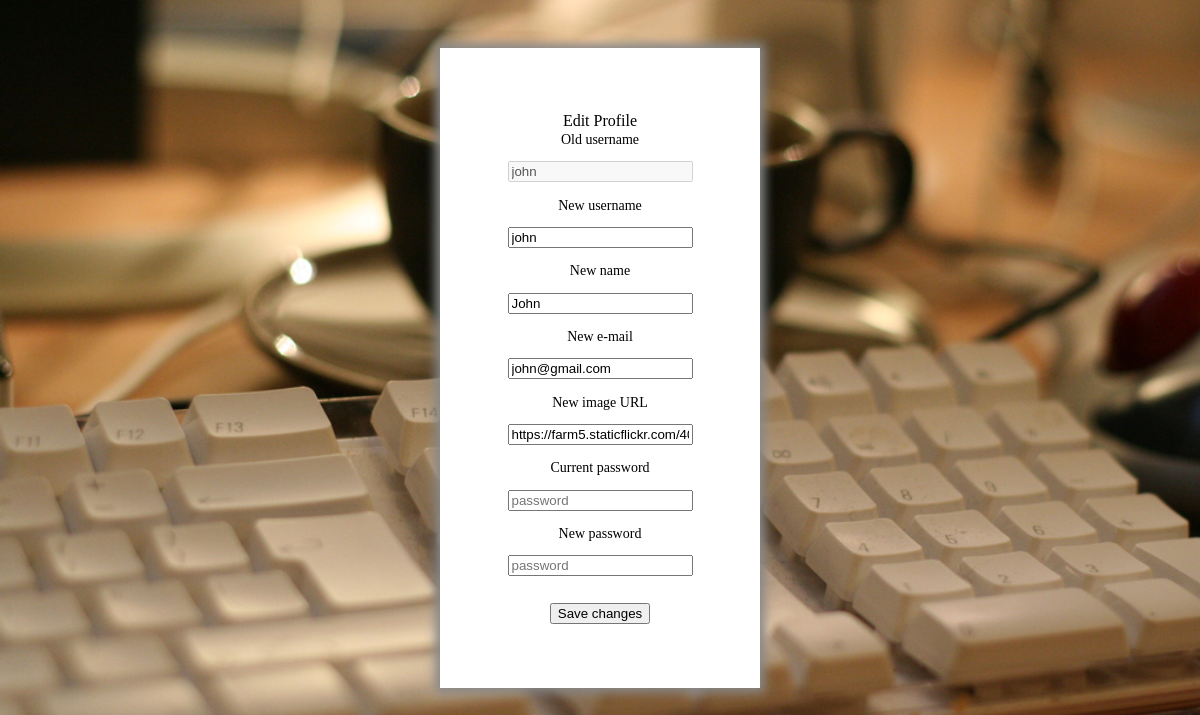
The app's page /edit_profile.php (signed in), older data.
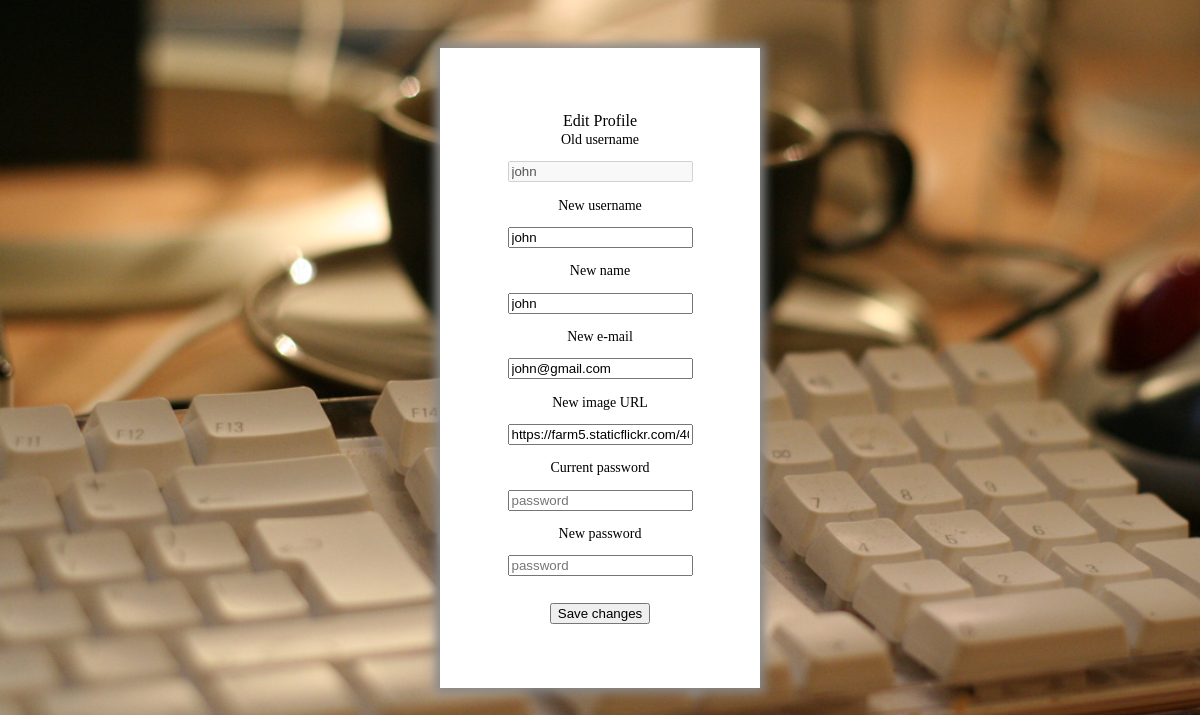
The same page, newer data.
### tables this page shows
CREATE TABLE users (
	usr_id INTEGER PRIMARY KEY AUTOINCREMENT,
	usr_username VARCHAR UNIQUE,
	usr_name VARCHAR NOT NULL,
	usr_email VARCHAR NOT NULL,
	usr_image VARCHAR NOT NULL,
	usr_password VARCHAR NOT NULL
);

### edit_profile.php (called while the page is built, shortened)
<?php
	include_once('includes/init.php');
	include_once('database/info.php');
	$old_username = $_SESSION['username'];
	$new_username = $_SESSION['username'];
	$name = getName($_SESSION['username'])['usr_name'];
	$email = getEMail($_SESSION['username'])['usr_email'];
	$image = getImage($_SESSION['username'])['usr_image'];
	include_once('templates/user/edit_form.php');
?>

### database/info.php (called while the page is built, shortened)
<?php
	function getName($username){
		global $dbh;
		$stmt = $dbh->prepare("SELECT usr_name FROM users
								WHERE usr_username = ?;");
		$stmt->execute(array($username));
		return $stmt->fetch();
	}
	function getEMail($username){
		global $dbh;
		$stmt = $dbh->prepare("SELECT usr_email FROM users
								WHERE usr_username = ?;");
		$stmt->execute(array($username));
		return $stmt->fetch();
	}
	function getImage($username){
		global $dbh;
		$stmt = $dbh->prepare("SELECT usr_image FROM users
								WHERE usr_username = ?;");
		$stmt->execute(array($username));
		return $stmt->fetch();
	}
?>

### templates/user/edit_form.php (the view, shortened to what this page needs)
<!DOCTYPE html>
<html>
<head>
	<link rel="stylesheet" type="text/css" href="css/register_form.css">
</head>
<body>
	<div id="edit">
		<form action="edit.php" method="post">
			<legend>Edit Profile</legend>
			<label>Old username
				<input type="text" placeholder="username" name="old_username" value=<?= $old_username ?> required disabled>
			</label>
			<label>New username
				<input type="text" placeholder="username" name="new_username" value=<?= $new_username ?> pattern=".{3,}" title="Must have at least 3 characters" required>
			</label>
			<label>New name
				<input type="text" placeholder="name" name="name" value="<?= $name?>" pattern="[A-Z][a-z]*([\s][A-Z][a-z]*)*" title="Can have more than 1 name, all starting with 1 uppercase letter" required>
			</label>
			<label>New e-mail
				<input type="text" placeholder="e-mail" name="email" value=<?= $email?> pattern="[^@]*@[^@]*[\.].*" title="example@example.example" required>
			</label>
			<label>New image URL
				<input type="text" placeholder="image URL" name="image" value=<?= $image?> required>
			</label>
			<label>Current password
				<input type="password" placeholder="password" name="old_password" required>
			</label>
			<label>New password
				<input type="password" placeholder="password" name="new_password"  pattern="(?=.*[-_?!@#+*$%&/()=])(?=.*\d)(?=.*[a-z])(?=.*[A-Z]).{8,32}" title="Must have 8 to 32 characters, including 1 lowercase and 1 uppercase, 1 number and 1 of the following -_?!@#+*$%&/()=" required>
			</label>
			<input type="submit" value="Save changes">
		</form>
	</div>
</body>
</html>

Row changes from the older to the newer data that the page shows:
changed users "john@gmail.com": name "John" → "john"
